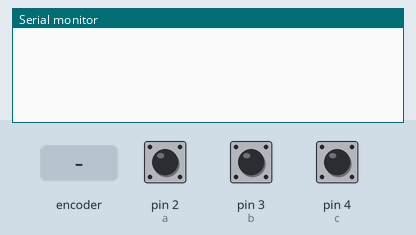
Recording of a sketch running on a simulated Arduino Uno, built with avr-gcc and run on an emulated ATmega328P. On the bench: the last lines printed to the serial monitor. Inputs (shaded band) come from the test bench; at power-on: pin 4 (c) HIGH, pin 2 (a) HIGH, pin 3 (b) HIGH.

Above: at 1.2 s.
1.3 s: rotary encoder on pin 2 (a) / pin 3 (b) turned 1 step (first pin leading)
At 2.1 s:
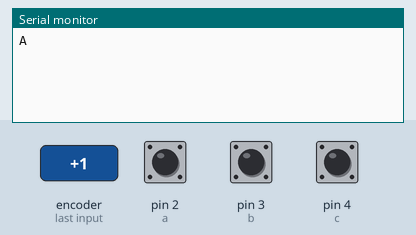
3.0 s: pin 4 (c) pulled LOW for 0.15 s
At 3.4 s:
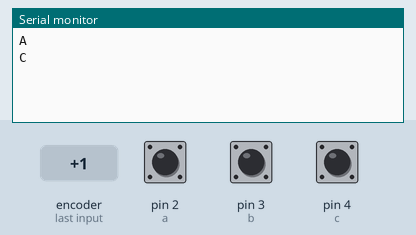
4.6 s: rotary encoder on pin 2 (a) / pin 3 (b) turned 2 steps (second pin leading)
At 5.8 s:
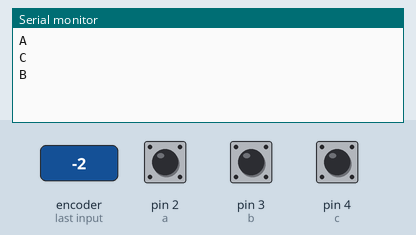

The sketch:

polling_arduino.ino
```cpp
int a = 2;
int b = 3;
int c = 4;

void setup() {
  Serial.begin(9600);
  pinMode(a, INPUT_PULLUP);
  pinMode(b, INPUT_PULLUP);
  pinMode(c, INPUT_PULLUP);
}

void loop() {
  if (!digitalRead(a)) {
    Serial.println("A");
    delay(300);
  }

  if (!digitalRead(b)) {
    Serial.println("B");
    delay(300);
  }

  if (!digitalRead(c)) {
    Serial.println("C");
    delay(300);
  }
}
```

Measured:
- after the input at 1.3 s, the serial monitor: prints a new line at once (image 1)
- after the input at 3.0 s, the serial monitor: prints a new line at once (image 2)
- after the input at 4.6 s, the serial monitor: prints a new line at once (image 3)
